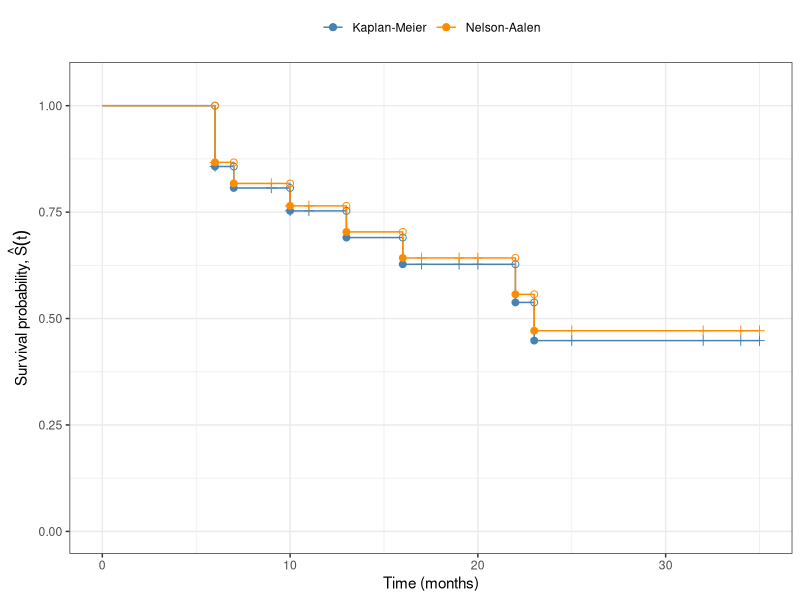
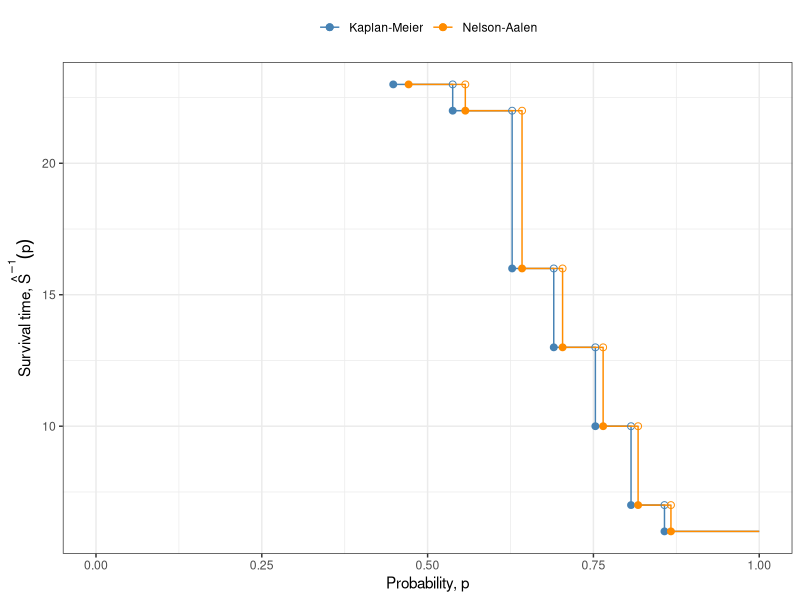

Here is the R script that generated these plots, in order:
## ---- chunk 1
#| code-fold: true
library(KMsurv)
library(dplyr)
library(survival)
data(drug6mp)

km_fit <- drug6mp |>
  mutate(surv = Surv(t2, relapse)) |>
  survfit(formula = surv ~ 1, data = _)

na_fit <- drug6mp |>
  mutate(surv = Surv(t2, relapse)) |>
  survfit(formula = surv ~ 1, type = "fleming-harrington", data = _)

tbl <- tibble(
  time = km_fit$time,
  n.risk = km_fit$n.risk,
  n.event = km_fit$n.event,
  surv_km = km_fit$surv,
  surv_na = na_fit$surv
) |>
  filter(n.event > 0)

library(knitr)
kable(
  tbl,
  digits = 3,
  col.names = c(
    "Time (months)",
    "At risk $r_i$",
    "Events $d_i$",
    "$\\eskmf{t}$",
    "$\\esnaaf{t}$"
  )
)
## ---- chunk 2
#| code-fold: true
library(ggplot2)

surv_steps <- rbind(
  data.frame(
    time = c(0, km_fit$time), surv = c(1, km_fit$surv),
    estimator = "Kaplan-Meier"
  ),
  data.frame(
    time = c(0, na_fit$time), surv = c(1, na_fit$surv),
    estimator = "Nelson-Aalen"
  )
)

cens_marks <- rbind(
  data.frame(
    time = km_fit$time[km_fit$n.censor > 0],
    surv = km_fit$surv[km_fit$n.censor > 0],
    estimator = "Kaplan-Meier"
  ),
  data.frame(
    time = na_fit$time[na_fit$n.censor > 0],
    surv = na_fit$surv[na_fit$n.censor > 0],
    estimator = "Nelson-Aalen"
  )
)

ev_idx_km <- km_fit$n.event > 0
s_after_km <- km_fit$surv[ev_idx_km]
s_before_km <- c(1, head(s_after_km, -1))
ev_idx_na <- na_fit$n.event > 0
s_after_na <- na_fit$surv[ev_idx_na]
s_before_na <- c(1, head(s_after_na, -1))

open_surv <- rbind(
  data.frame(time = km_fit$time[ev_idx_km], surv = s_before_km, estimator = "Kaplan-Meier"),
  data.frame(time = na_fit$time[ev_idx_na], surv = s_before_na, estimator = "Nelson-Aalen")
)
closed_surv <- rbind(
  data.frame(time = km_fit$time[ev_idx_km], surv = s_after_km, estimator = "Kaplan-Meier"),
  data.frame(time = na_fit$time[ev_idx_na], surv = s_after_na, estimator = "Nelson-Aalen")
)

ggplot(surv_steps, aes(x = time, y = surv, color = estimator)) +
  geom_step() +
  geom_point(data = cens_marks, shape = 3, size = 2, show.legend = FALSE) +
  geom_point(data = open_surv, shape = 1, size = 2) +
  geom_point(data = closed_surv, shape = 19, size = 2) +
  scale_color_manual(
    values = c("Kaplan-Meier" = "steelblue", "Nelson-Aalen" = "darkorange")
  ) +
  coord_cartesian(ylim = c(0, 1.05)) +
  labs(
    x = "Time (months)",
    y = expression("Survival probability, " * hat(S)(t)),
    color = NULL
  ) +
  theme_bw() +
  theme(legend.position = "top")
## ---- chunk 3
#| code-fold: true

ev_km <- km_fit$n.event > 0
t_ev_km <- km_fit$time[ev_km]
s_ev_km <- km_fit$surv[ev_km]

ev_na <- na_fit$n.event > 0
t_ev_na <- na_fit$time[ev_na]
s_ev_na <- na_fit$surv[ev_na]

isf_steps <- rbind(
  data.frame(
    p = c(1, s_ev_km), t = c(t_ev_km[1], t_ev_km),
    estimator = "Kaplan-Meier"
  ),
  data.frame(
    p = c(1, s_ev_na), t = c(t_ev_na[1], t_ev_na),
    estimator = "Nelson-Aalen"
  )
)
isf_steps <- isf_steps[order(isf_steps$estimator, isf_steps$p), ]

open_isf <- rbind(
  data.frame(p = head(s_ev_km, -1), t = tail(t_ev_km, -1), estimator = "Kaplan-Meier"),
  data.frame(p = head(s_ev_na, -1), t = tail(t_ev_na, -1), estimator = "Nelson-Aalen")
)
closed_isf <- rbind(
  data.frame(p = s_ev_km, t = t_ev_km, estimator = "Kaplan-Meier"),
  data.frame(p = s_ev_na, t = t_ev_na, estimator = "Nelson-Aalen")
)

ggplot(isf_steps, aes(x = p, y = t, color = estimator)) +
  geom_step() +
  geom_point(data = open_isf, shape = 1, size = 2) +
  geom_point(data = closed_isf, shape = 19, size = 2) +
  scale_color_manual(
    values = c("Kaplan-Meier" = "steelblue", "Nelson-Aalen" = "darkorange")
  ) +
  coord_cartesian(xlim = c(0, 1)) +
  labs(
    x = "Probability, p",
    y = expression("Survival time, " * hat(S)^{-1} * (p)),
    color = NULL
  ) +
  theme_bw() +
  theme(legend.position = "top")
## ---- chunk 4
#| code-fold: show
quantile(km_fit, probs = 0.5)
## ---- chunk 5
#| code-fold: show
quantile(na_fit, probs = 0.5)
